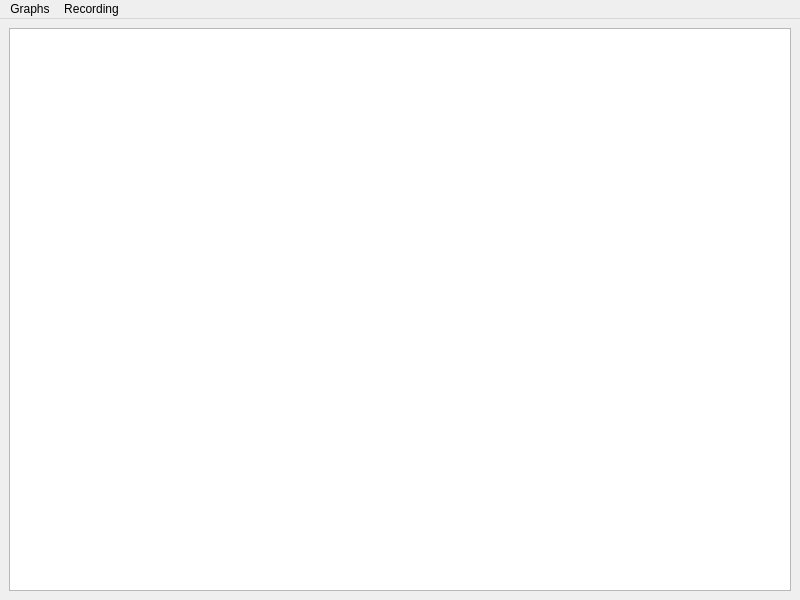
<?xml version="1.0" encoding="UTF-8"?>
<ui version="4.0">
 <class>MonitoringWindow</class>
 <widget class="QMainWindow" name="MonitoringWindow">
  <property name="geometry">
   <rect>
    <x>0</x>
    <y>0</y>
    <width>800</width>
    <height>600</height>
   </rect>
  </property>
  <property name="windowTitle">
   <string>Monitoring</string>
  </property>
  <widget class="QWidget" name="centralwidget">
   <layout class="QVBoxLayout" name="verticalLayout">
    <item>
     <widget class="GraphicsLayoutWidget" name="graph_layout"/>
    </item>
   </layout>
  </widget>
  <widget class="QMenuBar" name="menubar">
   <property name="geometry">
    <rect>
     <x>0</x>
     <y>0</y>
     <width>800</width>
     <height>21</height>
    </rect>
   </property>
   <widget class="QMenu" name="menuGraphs">
    <property name="title">
     <string>Graphs</string>
    </property>
    <addaction name="actionAddGraph"/>
    <addaction name="separator"/>
   </widget>
   <widget class="QMenu" name="menuRecording">
    <property name="title">
     <string>Recording</string>
    </property>
    <addaction name="actionStartRecording"/>
    <addaction name="actionStopRecording"/>
   </widget>
   <addaction name="menuGraphs"/>
   <addaction name="menuRecording"/>
  </widget>
  <action name="actionAddGraph">
   <property name="text">
    <string>Add graph</string>
   </property>
  </action>
  <action name="actionStartRecording">
   <property name="text">
    <string>Start</string>
   </property>
  </action>
  <action name="actionStopRecording">
   <property name="enabled">
    <bool>false</bool>
   </property>
   <property name="text">
    <string>Stop</string>
   </property>
  </action>
 </widget>
 <customwidgets>
  <customwidget>
   <class>GraphicsLayoutWidget</class>
   <extends>QGraphicsView</extends>
   <header>pyqtgraph</header>
   <container>1</container>
  </customwidget>
 </customwidgets>
 <resources/>
 <connections/>
</ui>
